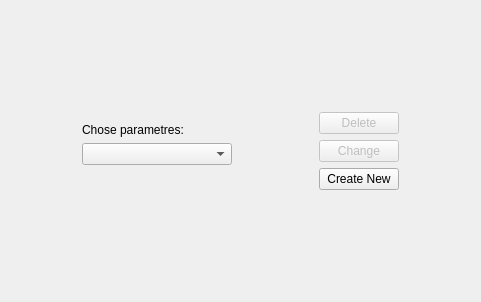
<?xml version="1.0" encoding="UTF-8"?>
<ui version="4.0">
 <class>ObjectOptionsTab</class>
 <widget class="QWidget" name="ObjectOptionsTab">
  <property name="geometry">
   <rect>
    <x>0</x>
    <y>0</y>
    <width>481</width>
    <height>302</height>
   </rect>
  </property>
  <property name="minimumSize">
   <size>
    <width>481</width>
    <height>302</height>
   </size>
  </property>
  <property name="maximumSize">
   <size>
    <width>481</width>
    <height>302</height>
   </size>
  </property>
  <property name="contextMenuPolicy">
   <enum>Qt::DefaultContextMenu</enum>
  </property>
  <property name="windowTitle">
   <string>Form</string>
  </property>
  <property name="whatsThis">
   <string>Chose parametres for chage game objects</string>
  </property>
  <widget class="QWidget" name="layoutWidget">
   <property name="geometry">
    <rect>
     <x>0</x>
     <y>0</y>
     <width>481</width>
     <height>301</height>
    </rect>
   </property>
   <layout class="QHBoxLayout" name="horizontalLayout">
    <item>
     <spacer name="horizontalSpacer_3">
      <property name="orientation">
       <enum>Qt::Horizontal</enum>
      </property>
      <property name="sizeHint" stdset="0">
       <size>
        <width>40</width>
        <height>20</height>
       </size>
      </property>
     </spacer>
    </item>
    <item>
     <layout class="QVBoxLayout" name="verticalLayout_2" stretch="27,1,1,30">
      <item>
       <spacer name="verticalSpacer">
        <property name="orientation">
         <enum>Qt::Vertical</enum>
        </property>
        <property name="sizeHint" stdset="0">
         <size>
          <width>20</width>
          <height>40</height>
         </size>
        </property>
       </spacer>
      </item>
      <item>
       <widget class="QLabel" name="changeObjectLabel">
        <property name="text">
         <string>Chose parametres:</string>
        </property>
       </widget>
      </item>
      <item>
       <widget class="QComboBox" name="changeObjectComboBox">
        <property name="minimumSize">
         <size>
          <width>150</width>
          <height>0</height>
         </size>
        </property>
       </widget>
      </item>
      <item>
       <spacer name="verticalSpacer_2">
        <property name="orientation">
         <enum>Qt::Vertical</enum>
        </property>
        <property name="sizeHint" stdset="0">
         <size>
          <width>20</width>
          <height>40</height>
         </size>
        </property>
       </spacer>
      </item>
     </layout>
    </item>
    <item>
     <spacer name="horizontalSpacer">
      <property name="orientation">
       <enum>Qt::Horizontal</enum>
      </property>
      <property name="sizeHint" stdset="0">
       <size>
        <width>40</width>
        <height>20</height>
       </size>
      </property>
     </spacer>
    </item>
    <item>
     <layout class="QVBoxLayout" name="verticalLayout">
      <item>
       <spacer name="verticalSpacer_3">
        <property name="orientation">
         <enum>Qt::Vertical</enum>
        </property>
        <property name="sizeHint" stdset="0">
         <size>
          <width>20</width>
          <height>40</height>
         </size>
        </property>
       </spacer>
      </item>
      <item>
       <widget class="QPushButton" name="deletePushButton">
        <property name="enabled">
         <bool>false</bool>
        </property>
        <property name="whatsThis">
         <string>Delete selected parameter</string>
        </property>
        <property name="text">
         <string>Delete</string>
        </property>
       </widget>
      </item>
      <item>
       <widget class="QPushButton" name="changePushButton">
        <property name="enabled">
         <bool>false</bool>
        </property>
        <property name="whatsThis">
         <string>Change selected parameter</string>
        </property>
        <property name="text">
         <string>Change</string>
        </property>
       </widget>
      </item>
      <item>
       <widget class="QPushButton" name="createPushButton">
        <property name="whatsThis">
         <string>Create new object parameter</string>
        </property>
        <property name="text">
         <string>Create New</string>
        </property>
       </widget>
      </item>
      <item>
       <spacer name="verticalSpacer_4">
        <property name="orientation">
         <enum>Qt::Vertical</enum>
        </property>
        <property name="sizeHint" stdset="0">
         <size>
          <width>20</width>
          <height>40</height>
         </size>
        </property>
       </spacer>
      </item>
     </layout>
    </item>
    <item>
     <spacer name="horizontalSpacer_2">
      <property name="orientation">
       <enum>Qt::Horizontal</enum>
      </property>
      <property name="sizeHint" stdset="0">
       <size>
        <width>40</width>
        <height>20</height>
       </size>
      </property>
     </spacer>
    </item>
   </layout>
  </widget>
 </widget>
 <resources/>
 <connections>
  <connection>
   <sender>changeObjectComboBox</sender>
   <signal>currentIndexChanged(QString)</signal>
   <receiver>ObjectOptionsTab</receiver>
   <slot>slotChanged(QString)</slot>
   <hints>
    <hint type="sourcelabel">
     <x>212</x>
     <y>161</y>
    </hint>
    <hint type="destinationlabel">
     <x>217</x>
     <y>412</y>
    </hint>
   </hints>
  </connection>
 </connections>
 <slots>
  <slot>slotChanged(QString)</slot>
 </slots>
</ui>
